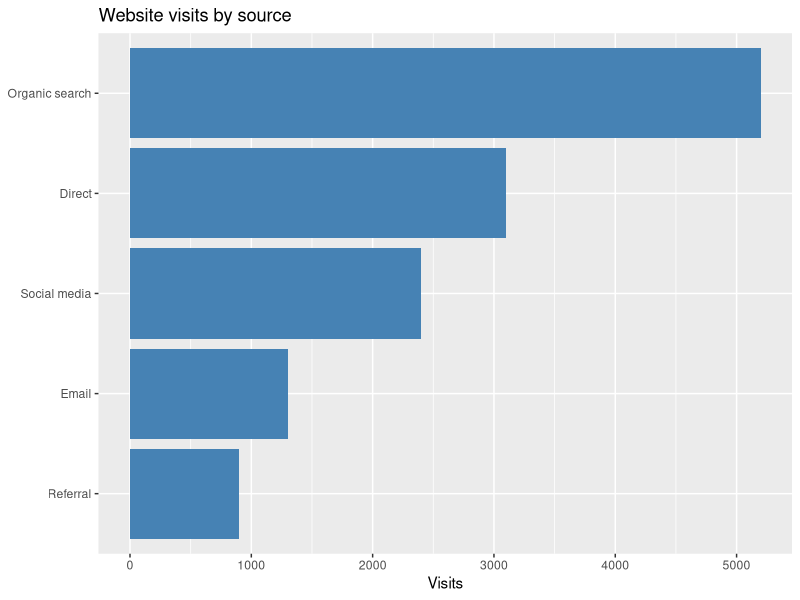
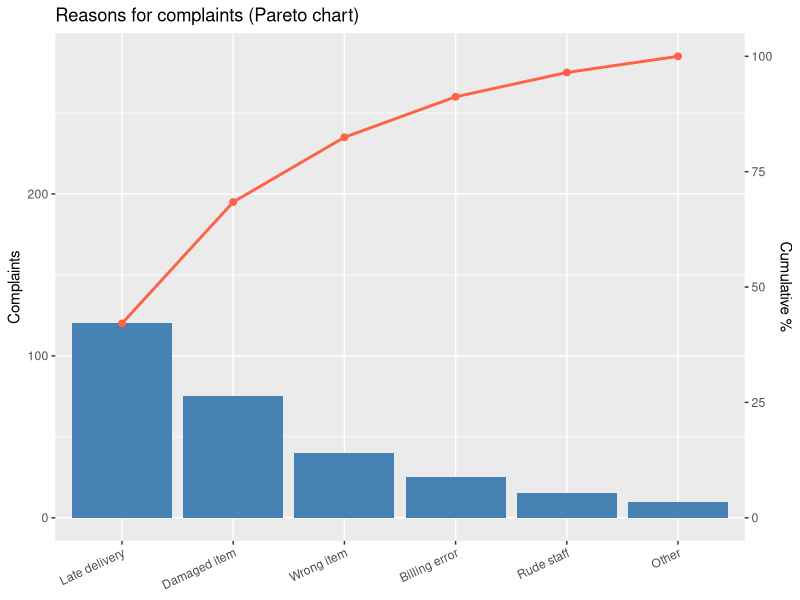
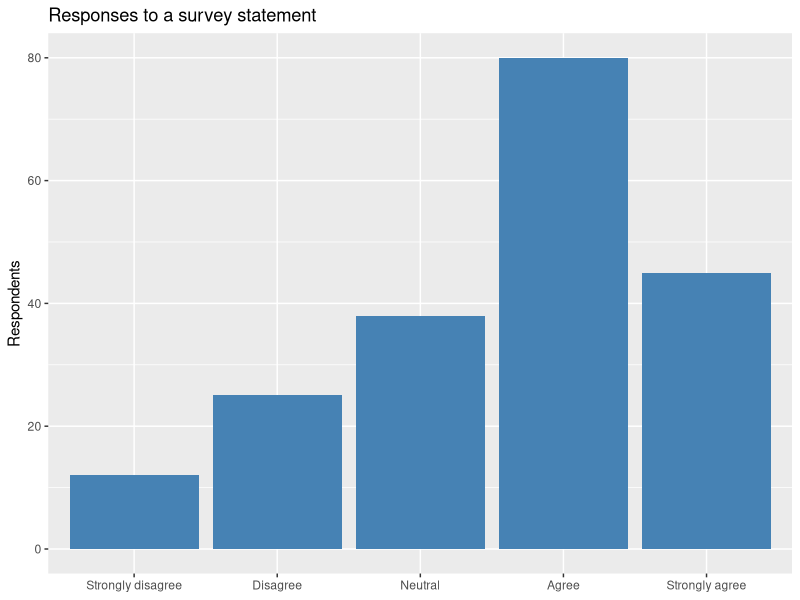
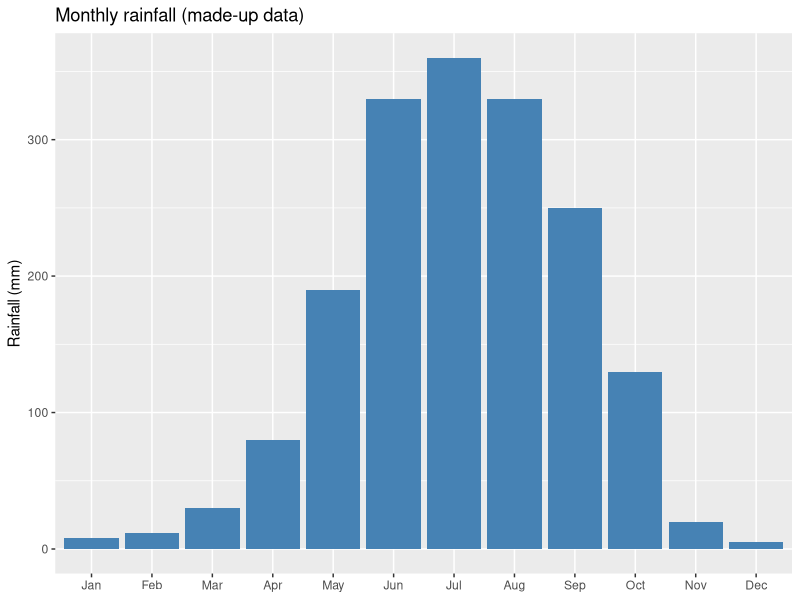
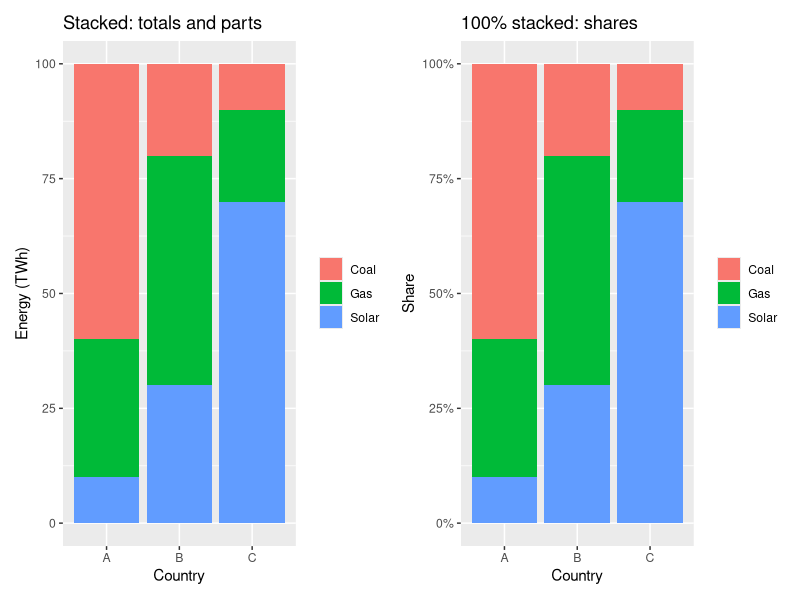
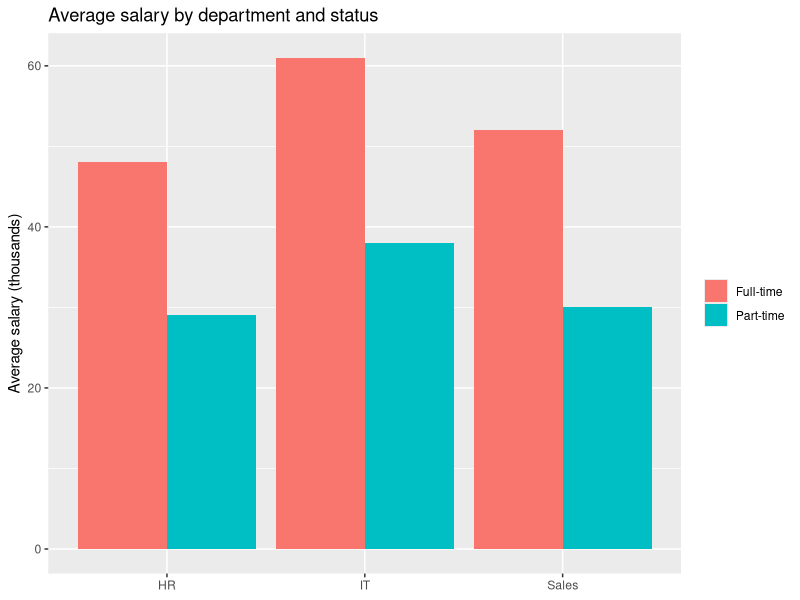
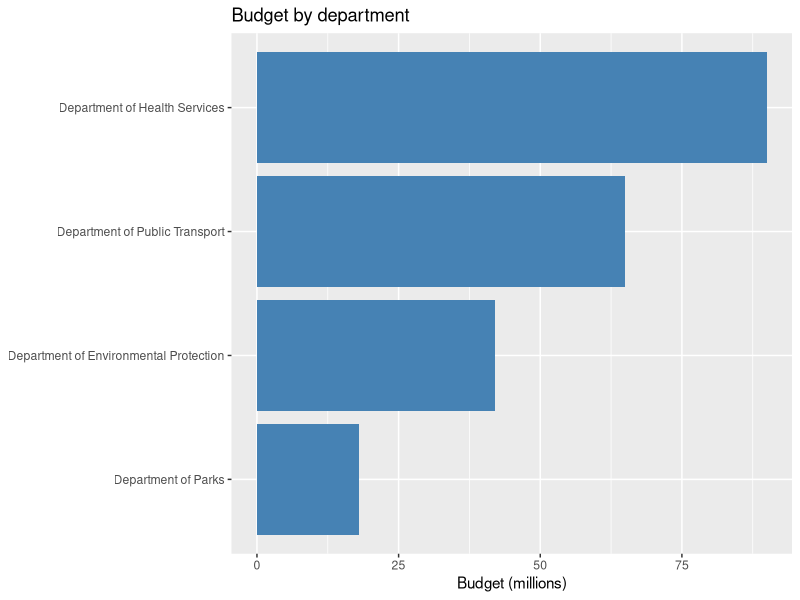
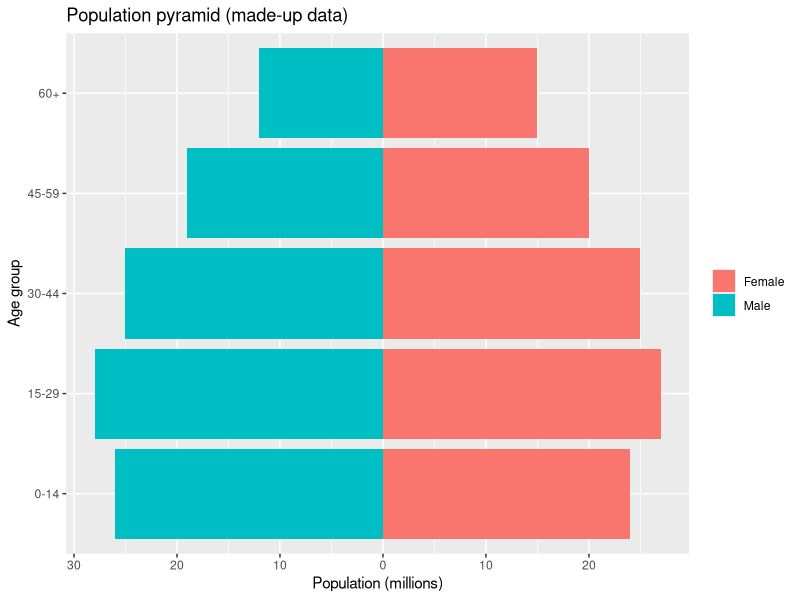

The R source for these figures, in order:
## ---- chunk 1
library(tidyverse)
library(patchwork)
## ---- chunk 2
#| fig-width: 6.5
#| fig-height: 3.6
traffic <- tibble(
  source = c("Organic search", "Direct", "Social media", "Email", "Referral"),
  visits = c(5200, 3100, 2400, 1300, 900)
)

ggplot(traffic, aes(x = reorder(source, visits), y = visits)) +
  geom_col(fill = "steelblue") +
  coord_flip() +
  labs(title = "Website visits by source", x = NULL, y = "Visits")
## ---- chunk 3
#| fig-width: 7
#| fig-height: 4
complaints <- tibble(
  reason = c("Late delivery", "Damaged item", "Wrong item", "Billing error", "Rude staff", "Other"),
  n = c(120, 75, 40, 25, 15, 10)
) %>%
  arrange(desc(n)) %>%
  mutate(reason = fct_inorder(reason), cum_pct = cumsum(n) / sum(n) * 100)

total <- sum(complaints$n)

ggplot(complaints, aes(reason)) +
  geom_col(aes(y = n), fill = "steelblue") +
  geom_line(aes(y = cum_pct * total / 100, group = 1), colour = "tomato", linewidth = 1) +
  geom_point(aes(y = cum_pct * total / 100), colour = "tomato", size = 2) +
  scale_y_continuous(name = "Complaints",
                     sec.axis = sec_axis(~ . / total * 100, name = "Cumulative %")) +
  labs(title = "Reasons for complaints (Pareto chart)", x = NULL) +
  theme(axis.text.x = element_text(angle = 25, hjust = 1))
## ---- chunk 4
#| fig-width: 6.5
#| fig-height: 3.6
likert <- tibble(
  answer = factor(c("Strongly disagree", "Disagree", "Neutral", "Agree", "Strongly agree"),
                  levels = c("Strongly disagree", "Disagree", "Neutral", "Agree", "Strongly agree")),
  n = c(12, 25, 38, 80, 45)
)

ggplot(likert, aes(answer, n)) +
  geom_col(fill = "steelblue") +
  labs(title = "Responses to a survey statement", x = NULL, y = "Respondents")
## ---- chunk 5
#| fig-width: 7
#| fig-height: 3.8
rain <- tibble(month = factor(month.abb, levels = month.abb),
               mm = c(8, 12, 30, 80, 190, 330, 360, 330, 250, 130, 20, 5))

ggplot(rain, aes(month, mm)) +
  geom_col(fill = "steelblue") +
  labs(title = "Monthly rainfall (made-up data)", x = NULL, y = "Rainfall (mm)")
## ---- chunk 6
#| fig-width: 9
#| fig-height: 3.8
energy <- expand_grid(country = c("A", "B", "C"), fuel = c("Coal", "Gas", "Solar")) %>%
  mutate(twh = c(60, 30, 10, 20, 50, 30, 10, 20, 70))

stacked <- ggplot(energy, aes(country, twh, fill = fuel)) +
  geom_col() +
  labs(title = "Stacked: totals and parts", x = "Country", y = "Energy (TWh)", fill = NULL)

filled <- ggplot(energy, aes(country, twh, fill = fuel)) +
  geom_col(position = "fill") +
  scale_y_continuous(labels = scales::percent) +
  labs(title = "100% stacked: shares", x = "Country", y = "Share", fill = NULL)

stacked | filled
## ---- chunk 7
#| fig-width: 6.5
#| fig-height: 3.8
salary <- expand_grid(department = c("Sales", "IT", "HR"), status = c("Full-time", "Part-time")) %>%
  mutate(avg = c(52, 30, 61, 38, 48, 29))

ggplot(salary, aes(department, avg, fill = status)) +
  geom_col(position = "dodge") +
  labs(title = "Average salary by department and status",
       x = NULL, y = "Average salary (thousands)", fill = NULL)
## ---- chunk 8
#| fig-width: 7
#| fig-height: 3.6
depts <- tibble(
  department = c("Department of Environmental Protection", "Department of Public Transport",
                 "Department of Health Services", "Department of Parks"),
  budget = c(42, 65, 90, 18)
)

ggplot(depts, aes(x = reorder(department, budget), y = budget)) +
  geom_col(fill = "steelblue") +
  coord_flip() +
  labs(title = "Budget by department", x = NULL, y = "Budget (millions)")
## ---- chunk 9
#| fig-width: 6.5
#| fig-height: 4
pyramid <- expand_grid(age = c("0-14", "15-29", "30-44", "45-59", "60+"), sex = c("Male", "Female")) %>%
  mutate(pop = c(26, 24, 28, 27, 25, 25, 19, 20, 12, 15),
         pop = ifelse(sex == "Male", -pop, pop),
         age = factor(age, levels = c("0-14", "15-29", "30-44", "45-59", "60+")))

ggplot(pyramid, aes(age, pop, fill = sex)) +
  geom_col() +
  coord_flip() +
  scale_y_continuous(labels = abs) +
  labs(title = "Population pyramid (made-up data)", x = "Age group", y = "Population (millions)", fill = NULL)
